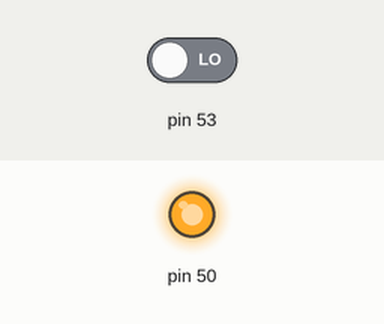
Simulated run of this sketch. Board: Arduino Mega 2560, built with avr-gcc and run on an emulated ATmega2560. Parts: output pins drawn as LEDs (lit = HIGH). Inputs (shaded band) come from the test bench; at power-on: pin 53 LOW.

Above: at 1.2 s.
1.3 s: pin 53 driven HIGH
At 2.5 s:
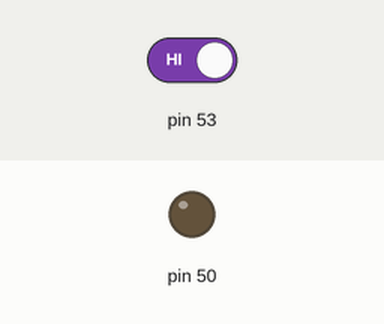
2.8 s: pin 53 driven LOW
At 3.6 s:
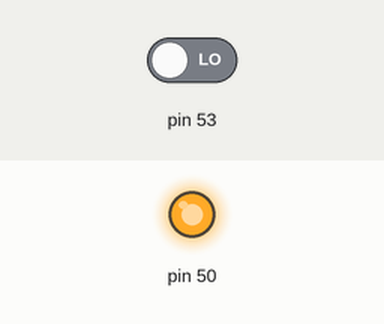
Timing chart, 0 to 5.8 s (numbered marks = the images above; inputs shaded):
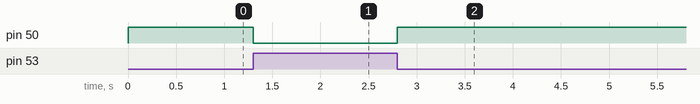

Measured:
- after the input at 1.3 s, pin 50: HIGH → LOW at once
- after the input at 2.8 s, pin 50: LOW → HIGH at once

The sketch:

in-outlibrary.ino
```cpp
#include "badge.h"
readin inputs;
void setup() {
  DDRB|=(1<<PB3);
}

void loop() {
  if(inputs.hall()==false){
    PORTB|=(1<<PB3);
  }
  else
    PORTB&=(0<<PB3);
}
```

badge.cpp
```cpp
#include "badge.h"

readin::readin(){
  PORTA|=((1<<PA0)|(1<<PA1));
}
bool readin::sw2(){
  if((PINA&0x01)==0x01){
    return true;
  }
  else{
    return false;
  }
}
bool readin::sw1(){
  if((PINA&0x02)==0x02){
    return true;
  }
  else{
    return false;
  }
}
bool readin::hall(){
  if((PINB&0x01)==0x01){
    return true;
  }
  else{
    return false;
  }
}
```

badge.h
```cpp
#ifndef badge_h
#define badge_h
#include <avr/io.h>
#define F_CPU 8000000UL

class readin{
  public:
    readin();
    bool sw1();
    bool sw2();
    bool hall();
  private:
};
#endif
```
